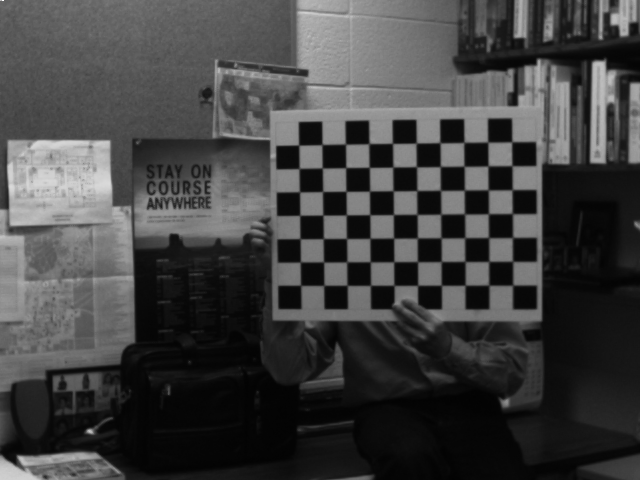
//> input picture hw3/stereo/StereoL1.bmp, 640 x 480 px
$ ./epipolar_lines   (built with g++ and OpenCV 4)
//> lines starting //> are read from the running program, lines starting //| are printed output that depends on the picture
#include "opencv2/opencv.hpp"
#include <string>
#include <iostream>

using namespace cv;
using namespace std;

Mat left_image, right_image;
string left_window = "left";
string right_window = "right";

vector<Point2f> left_points;
vector<Point2f> right_points;
Mat undistorted_left, undistorted_right;
Mat fundamental;
Mat lines_left, lines_right;

// mouse event for picking points
// [46 lines left out: functions left_callback, right_callback, not called in this run]

int main(int, char**)
{
  // read camera parameters and distortion coefficient from a file
  FileStorage fs_left("intrinsic_left.xml", FileStorage::READ);
  Mat intrinsic_left, dist_coeffs_left;
  fs_left["intrinsic"] >> intrinsic_left;
  fs_left["distCoeffs"] >> dist_coeffs_left;
  cout << "intrinsic_left" << endl;
  cout << intrinsic_left << endl;
  cout << "distortion coefficient left" << endl;
  cout << dist_coeffs_left << endl;

  FileStorage fs_right("intrinsic_right.xml", FileStorage::READ);
  Mat intrinsic_right, dist_coeffs_right;
  fs_right["intrinsic"] >> intrinsic_right;
  fs_right["distCoeffs"] >> dist_coeffs_right;
  cout << "intrinsic_right" << endl;
  cout << intrinsic_right << endl;
  cout << "distortion coefficient right" << endl;
  cout << dist_coeffs_right << endl;

  // read fundamental matrix from a file
  FileStorage fs("fundamental.xml", FileStorage::READ);
  fs["fundamental"] >> fundamental;
  cout << "fundamental" << endl;
  cout << fundamental << endl;

  // read images
  string left_name = "/home/magiccjae/jae_stuff/classes/ee631/hw3/images/ImageJae/stereoL1.bmp";
  string right_name = "/home/magiccjae/jae_stuff/classes/ee631/hw3/images/ImageJae/stereoR1.bmp";
  left_image = imread(left_name);
//> left_image is the input picture: 480 rows x 640 cols, CV_8UC3; min 2, max 254, mean 65.7
  right_image = imread(right_name);
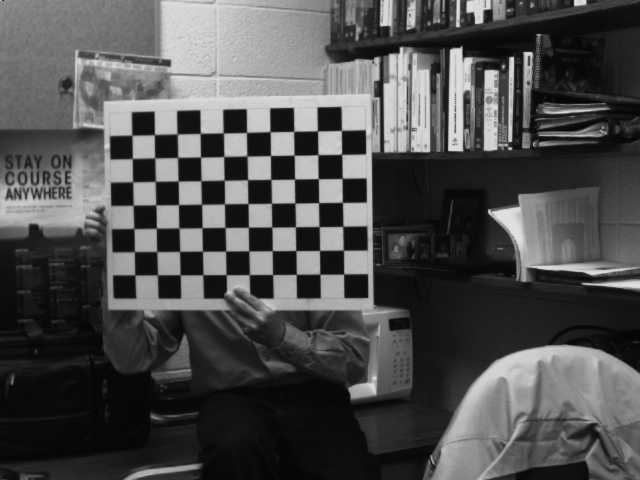
//> input picture hw3/stereo/StereoR1.bmp, 640 x 480 px
//> right_image is the input picture: 480 rows x 640 cols, CV_8UC3; min 5, max 225, mean 78.2
  // correct distortion for left and right images
  undistort(left_image, undistorted_left, intrinsic_left, dist_coeffs_left);
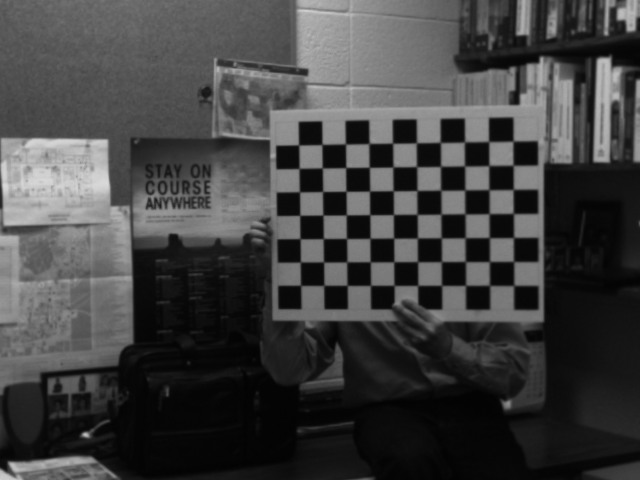
//> undistorted_left: 480 rows x 640 cols, CV_8UC3; min 2, max 218, mean 65.3
  undistort(right_image, undistorted_right, intrinsic_right, dist_coeffs_right);
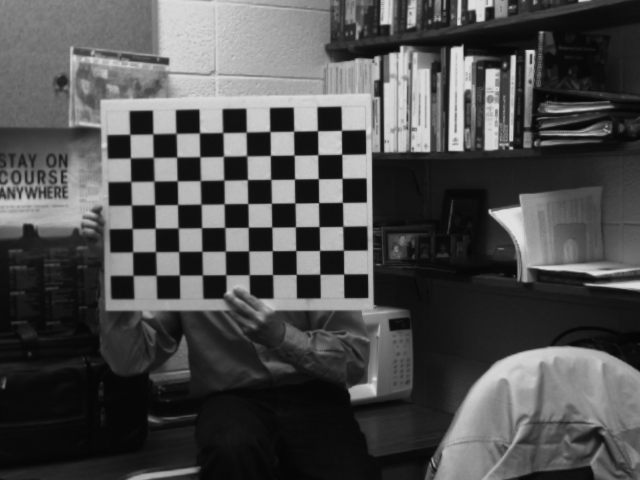
//> undistorted_right: 480 rows x 640 cols, CV_8UC3; min 5, max 225, mean 78.3

  // displays images
  namedWindow(left_window, CV_WINDOW_AUTOSIZE);
  namedWindow(right_window, CV_WINDOW_AUTOSIZE);
  setMouseCallback(left_window, left_callback, NULL);
  setMouseCallback(right_window, right_callback, NULL);
  imshow(left_window, undistorted_left);
  imshow(right_window, undistorted_right);

  while(waitKey(0)!=27);
//> the Esc key is pressed

  return 0;
}
